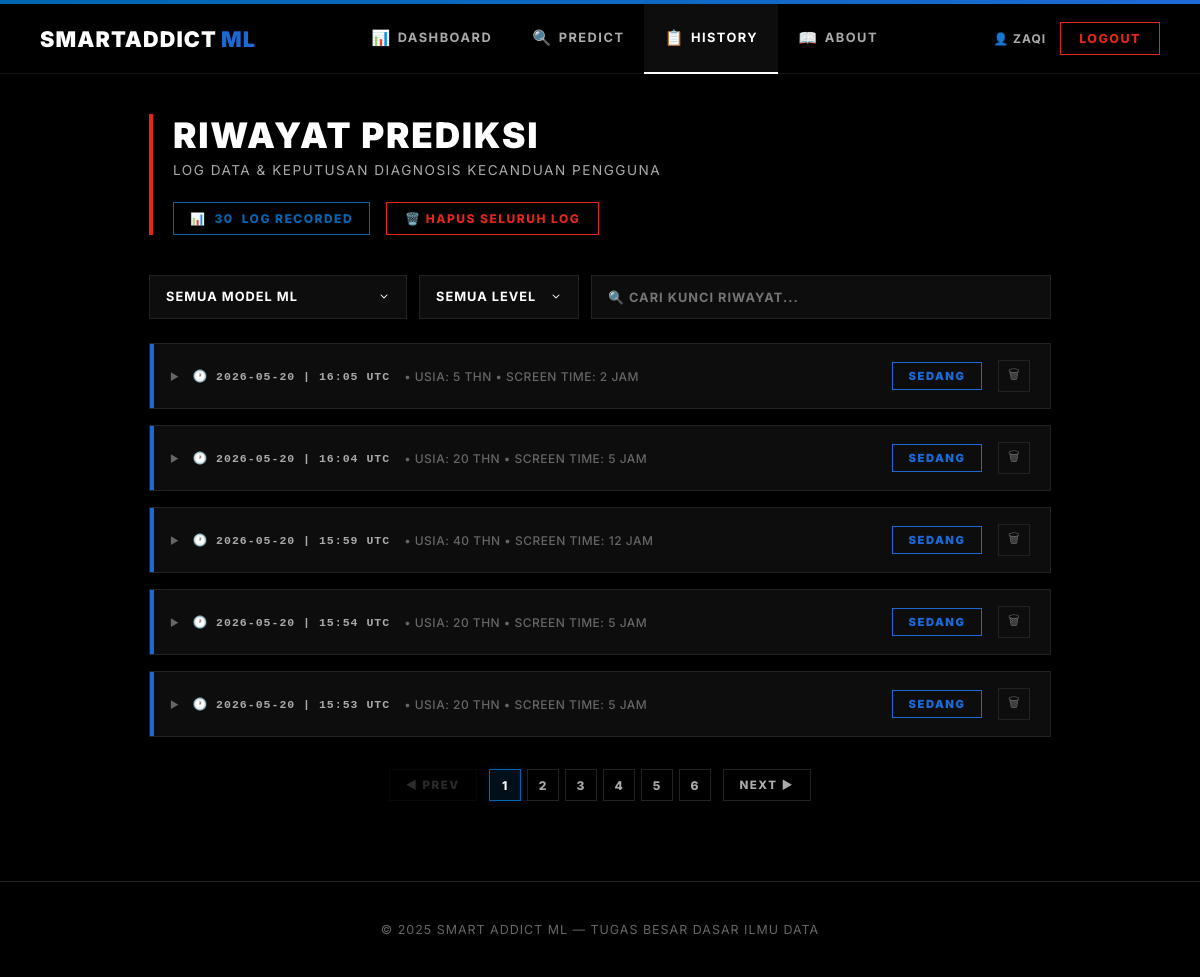
The app's page /history (signed in) with its own data.
### app.py (models this page shows, shortened)
class User(UserMixin, db.Model):
    id = db.Column(db.Integer, primary_key=True)
    username = db.Column(db.String(80), unique=True, nullable=False)
    password_hash = db.Column(db.String(200), nullable=False)
    role = db.Column(db.String(10), default='user')  # 'user' or 'admin'
    created_at = db.Column(db.DateTime, default=datetime.utcnow)
    predictions = db.relationship('Prediction', backref='user', lazy=True)
    @property
    def is_admin(self):
        return self.role == 'admin'

class Prediction(db.Model):
    id = db.Column(db.Integer, primary_key=True)
    user_id = db.Column(db.Integer, db.ForeignKey('user.id'), nullable=False)
    model_name = db.Column(db.String(50), nullable=False)
    input_values = db.Column(db.Text, nullable=False)  # JSON string
    result = db.Column(db.String(20), nullable=False)
    prediction_raw = db.Column(db.Integer, nullable=False)
    timestamp = db.Column(db.DateTime, default=datetime.utcnow)
    @property
    def input_list(self):
        return json.loads(self.input_values)

### app.py (the view)
@app.route("/history")
@login_required
def history_page():
    user_preds = Prediction.query.filter_by(user_id=current_user.id).order_by(Prediction.timestamp.desc()).all()
    return render_template("history.html", predictions=user_preds, active_page='history')

### app.py (called while the page is built)
@app.after_request
def add_no_cache(response):
    response.headers['Cache-Control'] = 'no-store, no-cache, must-revalidate, max-age=0'
    response.headers['Pragma'] = 'no-cache'
    response.headers['Expires'] = '0'
    return response

@login_manager.user_loader
def load_user(user_id):
    return User.query.get(int(user_id))

### templates/history.html (shortened to what this page needs)
{% extends "base.html" %}
{% block content %}
<main class="content">
    <div class="page-header">
        <h1>RIWAYAT PREDIKSI</h1>
        <p>LOG DATA & KEPUTUSAN DIAGNOSIS KECANDUAN PENGGUNA</p>
        {% if predictions %}
        <div class="header-actions">
            <div class="count-badge">📊 <span id="visibleCount">{{ predictions|length }}</span> LOG RECORDED</div>
            <form method="post" action="{{ url_for('clear_my_history') }}" style="display:inline" onsubmit="return confirm('APAKAH ANDA YAKIN INGIN MENGHAPUS SELURUH LOG RIWAYAT?')">
                <button type="submit" class="btn-danger">🗑️ HAPUS SELURUH LOG</button>
            </form>
        </div>
        {% endif %}
    </div>
    {% if predictions %}
    <div class="filter-bar">
        <select id="filterModel" onchange="applyFilters()">
            <option value="">SEMUA MODEL ML</option>
        </select>
        <select id="filterLevel" onchange="applyFilters()">
            <option value="">SEMUA LEVEL</option>
        </select>
        <input type="text" id="filterSearch" placeholder="🔍 CARI KUNCI RIWAYAT..." oninput="applyFilters()">
    </div>
    <div class="history-list" id="historyList">
        {% for entry in predictions %}
        {% set level_class = 'level-rendah' if entry.result == 'Rendah' else ('level-sedang' if entry.result == 'Sedang' else 'level-tinggi') %}
        {% set inputs = entry.input_list %}
        <div class="history-card {{ level_class }}" style="animation-delay: {{ loop.index0 * 0.05 }}s" data-model="{{ entry.model_name }}" data-level="{{ entry.result }}" data-text="{{ entry.model_name }} {{ entry.result }} {{ entry.timestamp }}">
            <div class="history-main-row" onclick="toggleCard(this.closest('.history-card'))">
                <div class="toggle-area">
                    <span class="expand-icon">▶</span>
                    <span class="history-timestamp">🕐 {{ entry.timestamp.strftime('%Y-%m-%d | %H:%M UTC') }}</span>
                    <span class="history-summary-text">• Usia: {{ inputs[0] | round | int }} thn • Screen Time: {{ inputs[2] | round | int }} jam</span>
                </div>
                <div class="result-badge {{ level_class }}">{{ entry.result }}</div>
                <form method="post" action="{{ url_for('delete_prediction', pred_id=entry.id) }}" onsubmit="return confirm('HAPUS LOG DIAGNOSIS INI?')" onclick="event.stopPropagation()">
                    <button type="submit" class="delete-btn" title="Hapus Log">🗑</button>
                </form>
            </div>
        </div>
        {% endfor %}
    </div>
    <div class="pagination-container" id="paginationContainer">
        <button class="pager-btn" id="prevBtn" onclick="changePage(-1)">◀ PREV</button>
        <div class="page-numbers" id="pageNumbers"></div>
        <button class="pager-btn" id="nextBtn" onclick="changePage(1)">NEXT ▶</button>
    </div>
    {% endif %}
</main>
{% endblock %}

### templates/base.html (shortened to what this page needs)
<!doctype html>
<html lang="id" data-theme="light">
<head>
</head>
<body>
    <div class="navbar-wrap">
        <nav class="navbar">
            <a href="{{ url_for('dashboard') }}" class="logo" style="text-decoration:none">SmartAddict<span style="color:var(--m-blue-dark); font-weight: 900; margin-left: 4px;">ML</span></a>
            <div class="nav-center">
                {% if current_user.is_authenticated and current_user.is_admin %}
                <a href="{{ url_for('admin_dashboard') }}" {% if active_page == 'admin_dashboard' %}class="active"{% endif %}><span class="nav-icon">🛡️</span>Admin</a>
                <a href="{{ url_for('admin_history') }}" {% if active_page == 'admin_history' %}class="active"{% endif %}><span class="nav-icon">📋</span>History</a>
                <a href="{{ url_for('admin_users') }}" {% if active_page == 'admin_users' %}class="active"{% endif %}><span class="nav-icon">👥</span>Users</a>
                <a href="{{ url_for('about') }}" {% if active_page == 'about' %}class="active"{% endif %}><span class="nav-icon">📖</span>About</a>
                {% elif current_user.is_authenticated %}
                <a href="{{ url_for('dashboard') }}" {% if active_page == 'dashboard' %}class="active"{% endif %}><span class="nav-icon">📊</span>Dashboard</a>
                <a href="{{ url_for('predict') }}" {% if active_page == 'predict' %}class="active"{% endif %}><span class="nav-icon">🔍</span>Predict</a>
                <a href="{{ url_for('history_page') }}" {% if active_page == 'history' %}class="active"{% endif %}><span class="nav-icon">📋</span>History</a>
                <a href="{{ url_for('about') }}" {% if active_page == 'about' %}class="active"{% endif %}><span class="nav-icon">📖</span>About</a>
                {% else %}
                <a href="{{ url_for('dashboard') }}" {% if active_page == 'dashboard' %}class="active"{% endif %}><span class="nav-icon">📊</span>Dashboard</a>
                <a href="{{ url_for('about') }}" {% if active_page == 'about' %}class="active"{% endif %}><span class="nav-icon">📖</span>About</a>
                {% endif %}
            </div>
            <div class="nav-actions">
                {% if current_user.is_authenticated %}
                <span style="font-size:0.75rem;color:var(--text-secondary);font-weight:700;text-transform:uppercase;letter-spacing:1px">👤 {{ current_user.username }}</span>
                <a href="{{ url_for('logout') }}" class="btn-nav-logout">Logout</a>
                {% else %}
                <a href="{{ url_for('login') }}" class="btn-nav-login">Login</a>
                {% endif %}
            </div>
        </nav>
    </div>
    <div class="nav-spacer"></div>
    {% block content %}{% endblock %}
    {% block footer %}
    <footer class="footer">
        <p>© 2025 Smart Addict ML — Tugas Besar Dasar Ilmu Data</p>
    </footer>
    {% endblock %}
</body>
</html>

### templates/base.html (style rules this page uses)
*, *::before, *::after { box-sizing: border-box; margin: 0; padding: 0; }
:root, [data-theme="dark"], [data-theme="light"] { --bg-primary: #000000; --bg-card: #0d0d0d; --bg-input: #141414; --border-card: #222222; --border-input: #2a2a2a; --text-primary: #ffffff; --text-secondary: #aaaaaa; --text-muted: #666666; --navbar-bg: #000000; --navbar-border: #141414; --navbar-shadow: none; --m-blue-light: #0066b1; --m-blue-dark: #1c69d4; --m-red: #e22718; --accent-cyan: #ffffff; --accent-blue: #0066b1; --accent-purple: #1c69d4; --accent-emerald: #34d399; --accent-rose: #e22718; --accent-amber: #fbbf24; --nav-active-bg: rgba(255, 255, 255, 0.05); --nav-active-glow: none; }
body { font-family: 'Inter', system-ui, -apple-system, sans-serif; background: var(--bg-primary); color: var(--text-primary); min-height: 100vh; overflow-x: hidden; }
.navbar-wrap { position: fixed; top: 0; left: 0; right: 0; z-index: 50; width: 100%; }
.navbar { background: var(--navbar-bg); border-bottom: 1px solid var(--navbar-border); padding: 0 40px; height: 70px; display: flex; align-items: center; justify-content: space-between; }
.nav-spacer { height: 74px; }
.logo { font-family: 'Inter', sans-serif; font-size: 1.35rem; font-weight: 900; letter-spacing: 0.05em; text-transform: uppercase; color: #ffffff; white-space: nowrap; user-select: none; }
.nav-center { display: flex; align-items: center; height: 100%; }
.nav-center a { padding: 0 20px; font-size: 0.8rem; font-weight: 700; color: var(--text-secondary); text-decoration: none; text-transform: uppercase; letter-spacing: 1.5px; height: 70px; display: inline-flex; align-items: center; transition: all 0.2s ease; border-bottom: 2px solid transparent; }
.nav-center a.active { color: #ffffff; background: var(--nav-active-bg); border-bottom: 2px solid #ffffff; }
.nav-center a .nav-icon { margin-right: 6px; font-size: 0.95rem; }
.nav-actions { display: flex; align-items: center; gap: 14px; }
.btn-nav-logout { text-decoration: none; padding: 8px 18px; border-radius: 0px; font-size: 0.78rem; font-weight: 800; text-transform: uppercase; letter-spacing: 1.5px; background: transparent; color: var(--m-red); border: 1px solid var(--m-red); transition: all 0.2s ease; }
.footer { text-align: center; padding: 40px 24px; font-size: 0.78rem; color: var(--text-muted); border-top: 1px solid var(--border-card); position: relative; z-index: 1; background: #000000; text-transform: uppercase; letter-spacing: 1px; }

### records on screen
User: username "ZAQI"
Prediction: timestamp "2026-05-20 | 16:05 UTC", inputs "5", user "2", result "SEDANG"
Prediction: timestamp "2026-05-20 | 16:04 UTC", inputs "20", inputs "5", result "SEDANG"
Prediction: timestamp "2026-05-20 | 15:59 UTC", inputs "40", inputs "12", result "SEDANG"
Prediction: timestamp "2026-05-20 | 15:54 UTC", inputs "20", inputs "5", result "SEDANG"
Prediction: timestamp "2026-05-20 | 15:53 UTC", inputs "20", inputs "5", result "SEDANG"

### other values on screen
{{ predictions|length }} "30"
